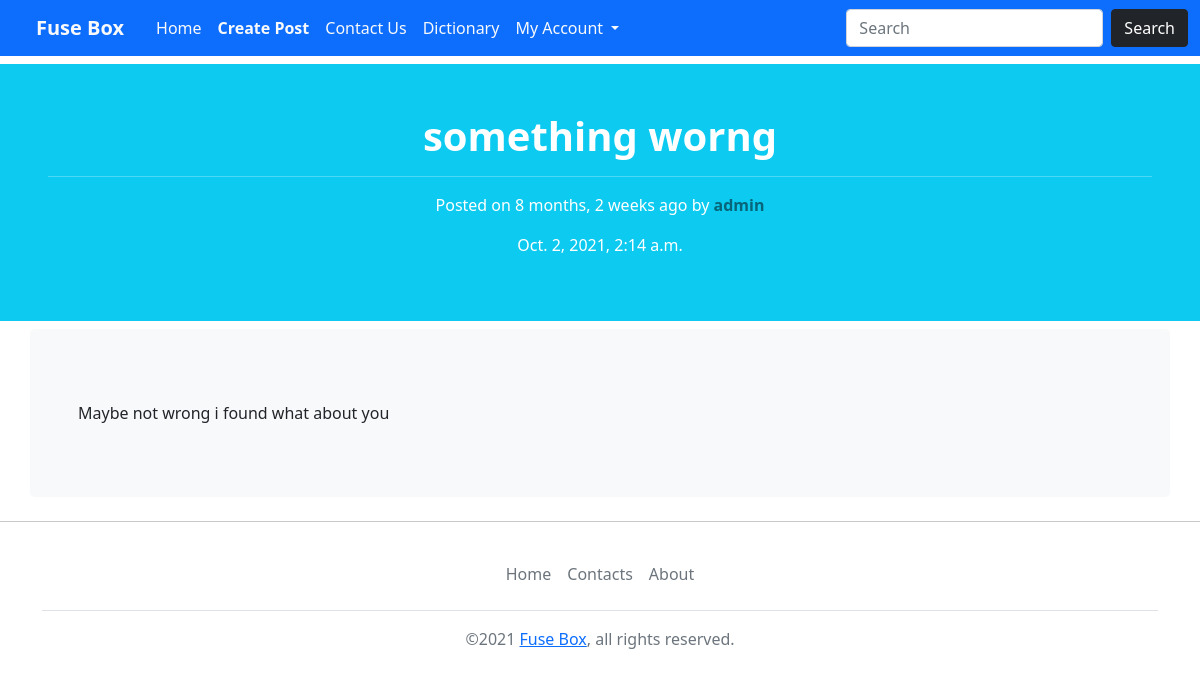
The app's page /single_post/something-worng (signed in) with its own data.
### Blog_App/models.py (models this page shows, shortened)
class Blog_Post(models.Model):
    sl_no = models.AutoField(primary_key=True)
    author = models.ForeignKey(User, on_delete=models.CASCADE)
    title = models.CharField(max_length=400)
    content = RichTextField(blank=True, null=True)
    image = models.ImageField(upload_to='blog/images', blank=True)
    slug = models.SlugField(max_length=420, null=True, blank=True)
    is_approved = models.BooleanField(default=False)
    posted_at = models.DateTimeField(auto_now_add=True)
    updated_at = models.DateTimeField(auto_now=True)
    class Meta:
        ordering = ['is_approved']

### Blog_App/views.py (the view)
# urls.py: path("single_post/<str:slug>", views.single_post, name='single_post'),
def single_post(request, slug):
    post = Blog_Post.objects.get(slug=slug)
    comments = Blog_Comment.objects.filter(post=post)
    context = {"post": post, "comments": comments}
    return render(request, "single-post.html", context)

### templates/single-post.html (shortened to what this page needs)
{% extends 'base.html' %}
{% load humanize %}
{% block content %}
<div class="container-fluid my-2 h-100 p-5 bg-opacity-10 text-white bg-info text-center">
  <h1 class="h1 fw-bold">{{post.title}}</h1>
  <hr class="container" />
  <p class="blog-post-meta">Posted on {{post.posted_at|naturaltime}} by <a class="fw-bold link text-decoration-none text-black-50" href="#">{{post.author}}</a></p>
  <p class="blog-post-meta">{{post.updated_at}}</p>
</div>
<div class="container p-5 mb-4 bg-light rounded-3 my-2">
    <div class="col-md-8">
        <article class="blog-post my-4">
          {{post.content|safe}}
        </article>
      </div>
</div>
{% endblock content %}

### records on screen
Blog_Post: title "something worng", posted_at "8 months, 2 weeks ago", author "admin", updated_at "Oct. 2, 2021, 2:14 a.m.", content "Maybe not wrong i found what about you"
